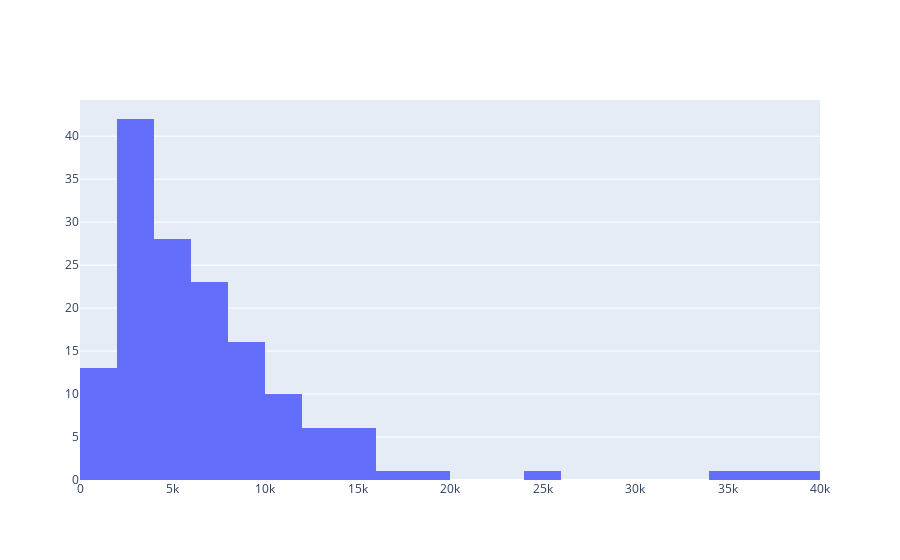

Notebook code cell kept with this figure:
### Code cell
#Histograma
fig = go.Figure(data=[go.Histogram(x = df['Precio'])])
fig.show()

### Figure 1 — Plotly figure (JSON) as saved in the notebook; plotly's stock layout.template omitted (floating-point values rounded to 4 significant figures; data arrays with more than 128 entries replaced by an {"elided": "..."} marker saying what was removed)
{"data": [{"type": "histogram", "x": {"elided": "150 int values"}}], "layout": {}}
